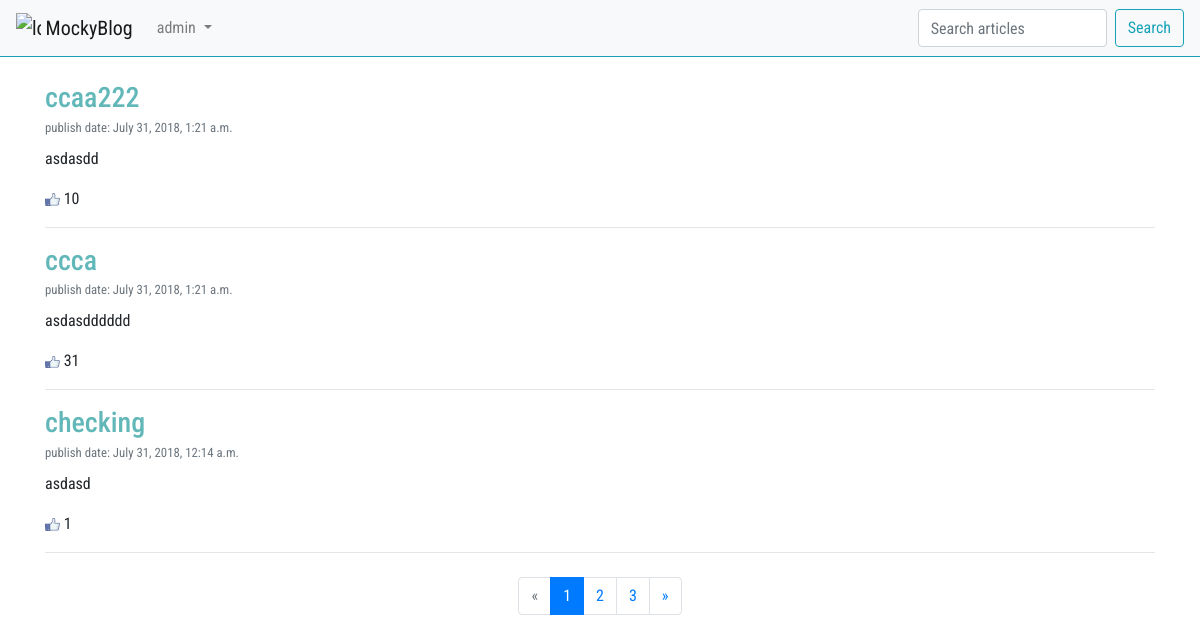
The app's page / (signed in) with its own data.
### article/models.py (models this page shows, shortened)
class Article(models.Model):
    class Meta:
        db_table = "Article"
    article_title = models.CharField(max_length=200)
    article_text = models.TextField()
    article_date = models.DateTimeField(null=True)
    article_likes = models.IntegerField(default=0)

### article/views.py (the view)
# urls.py: url(r'^page/(\d+)/$', views.articles, name="post_with_pages"),
def articles(request, page_number=1):
    all_articles = Article.objects.all()[::-1]
    current_page = Paginator(all_articles, 3)
    return render(request, template_name='article/articles.html',
                  context={
                      'articles': current_page.page(page_number),
                      'user': auth.get_user(request)
                  })

### article/templates/article/articles.html (shortened to what this page needs)
{% extends 'index.html' %}
{% load static %}
{% block article %}
    <main>
        {% if search_res %}
            <div class="container mt-4">
                {% for article in search_res %}
                    <h3 class="mb-0 pb-0">
                        <a style="color: #62B7B9" href="/article/{{ article.id }}/">{{ article.article_title }}</a>
                    </h3>
                    <small class="text-muted mt-0 pt-0">publish date: {{ article.article_date }}</small>
                    <div class="article_text mt-2 mb-0">
                        {% if article.article_text|length < 300 %}
                            <p> {{ article.article_text }}</p>
                        {% else %}
                            <p>
                                {{ article.article_text|slice:"0:300" }}
                                <a style="color: #62B7B9" href="/article/{{ article.id }}/">Read more...</a>
                            </p>
                        {% endif %}
                    </div>
                    <div class="mt-0">
                        <a href="/article/addlike/{{ article.id }}/">
                            <img src='{% static "likes.png" %}' width="15" alt="likes">
                        </a>
                        {{ article.article_likes }}
                    </div>
                    <hr>
                {% endfor %}
            </div>
            <div class="container mt-4">
                <nav aria-label="Page navigation">
                    <ul class="pagination justify-content-center">
                        {% if search_res.has_previous %}
                            <li class="page-item">
                                <a class="page-link" href="/find/{{ search_res.previous_page_number }}/?q={{ q }}"
                                   aria-label="Previous">
                                    <span aria-hidden="true">&laquo;</span>
                                    <span class="sr-only">Previous</span>
                                </a>
                            </li>
                        {% else %}
                            <li class="page-item disabled">
                                <a class="page-link" href="" aria-label="Previous">
                                    <span aria-hidden="true">&laquo;</span>
                                    <span class="sr-only">Previous</span>
                                </a>
                            </li>
                        {% endif %}
                        {% for page in search_res.paginator.page_range %}
                            {% if page == search_res.number %}
                                <li class="page-item active">
                                    <a class="page-link" href="/find/{{ page }}//?q={{ q }}">
                                        {{ page }}
                                        <span class="sr-only">(current)</span>
                                    </a>
                                </li>
                            {% else %}
                                <li class="page-item"><a href="/find/{{ page }}/?q={{ q }}"
                                                         class="page-link">{{ page }}</a></li>
                            {% endif %}
                        {% endfor %}
                        {% if search_res.has_next %}
                            <li class="page-item">
                                <a class="page-link" href="/find/{{ search_res.next_page_number }}/?q={{ q }}">&raquo;</a>
                            </li>
                        {% else %}
                            <li class="page-item disabled">
                                <a class="page-link" href="">&raquo;</a>
                            </li>
                        {% endif %}
                    </ul>
                </nav>
            </div>
        {% else %}
            <div class="container mt-4">
                {% for article in articles %}
                    <h3 class="mb-0 pb-0">
                        <a style="color: #62B7B9" href="/article/{{ article.id }}/">{{ article.article_title }}</a>
                    </h3>
                    <small class="text-muted mt-0 pt-0">publish date: {{ article.article_date }}</small>
                    <div class="article_text mt-2 mb-0">
                        {% if article.article_text|length < 300 %}
                            <p> {{ article.article_text }}</p>
                        {% else %}
                            <p>
                                {{ article.article_text|slice:"0:300" }}
                                <a style="color: #62B7B9" href="/article/{{ article.id }}">Read more...</a>
                            </p>
                        {% endif %}
                    </div>
                    <div class="mt-0">
                        <a href="/article/addlike/{{ article.id }}/">
                            <img src='{% static "likes.png" %}' width="15" alt="likes">
                        </a>
                        {{ article.article_likes }}
                    </div>
                    <hr>
                {% endfor %}
            </div>
            <div class="container mt-4">
                <nav aria-label="Page navigation">
                    <ul class="pagination justify-content-center">
                        {% if articles.has_previous %}
                            <li class="page-item">
                                <a class="page-link" href="/page/{{ articles.previous_page_number }}/"
                                   aria-label="Previous">
                                    <span aria-hidden="true">&laquo;</span>
                                    <span class="sr-only">Previous</span>
                                </a>
                            </li>
                        {% else %}
                            <li class="page-item disabled">
                                <a class="page-link" href="" aria-label="Previous">
                                    <span aria-hidden="true">&laquo;</span>
                                </a>
                            </li>
                        {% endif %}
                        {% for page in articles.paginator.page_range %}
                            {% if page == articles.number %}
                                <li class="page-item active">
                                    <a class="page-link" href="/page/{{ page }}/">{{ page }} <span class="sr-only">(current)</span></a>
                                </li>
                            {% else %}
                                <li class="page-item"><a href="/page/{{ page }}/" class="page-link">{{ page }}</a></li>
                            {% endif %}
                        {% endfor %}
                        {% if articles.has_next %}
                            <li class="page-item">
                                <a class="page-link" href="/page/{{ articles.next_page_number }}/">&raquo;</a>
                            </li>
                        {% else %}
                            <li class="page-item disabled">
                                <a class="page-link" href="">&raquo;</a>
                            </li>
                        {% endif %}
                    </ul>
                </nav>
            </div>
        {% endif %}
    </main>
{% endblock %}

### templates/index.html (shortened to what this page needs)
{% load static %}
<!DOCTYPE html>
<html lang="en">
<head>
    <link rel="stylesheet" href="https://stackpath.bootstrapcdn.com/bootstrap/4.1.3/css/bootstrap.min.css"
>
</head>
<body style="font-family: 'Roboto Condensed', sans-serif;">
<header>
    <nav class="navbar navbar-expand-lg navbar-light bg-light border-bottom border-info">
        <a class="navbar-brand" href="/">
            <img src="{% static 'img/contract.svg' %}" width="25" height="25" class="d-inline-block align-top"
                 alt="logo">
            MockyBlog
        </a>
        <div class="collapse navbar-collapse" id="navbarSupportedContent">
            <ul class="navbar-nav mr-auto">
                <li class="nav-item dropdown">
                    {% if user.username %}
                        <a class="nav-link dropdown-toggle" href="#" id="navbarDropdown" role="button"
                           data-toggle="dropdown" aria-haspopup="true" aria-expanded="false">
                            {{ user.username }}
                        </a>
                    {% endif %}
                </li>
            </ul>
            <form method="get" action="/find/1/" class="form-inline my-2 my-lg-0">
                <input name="q" class="form-control mr-sm-2" type="search" placeholder="Search articles"
                       aria-label="Search">
                <button class="btn btn-outline-info my-2 my-sm-0" type="submit">Search</button>
            </form>
        </div>
    </nav>
</header>
{% block article %} {% endblock %}
</body>
</html>

### records on screen
Article: article_title "ccaa222", article_date "July 31, 2018, 1:21 a.m.", article_text "asdasdd", article_likes "10"
Article: article_title "ccca", article_date "July 31, 2018, 1:21 a.m.", article_text "asdasdddddd", article_likes "31"
Article: article_title "checking", article_date "July 31, 2018, 12:14 a.m.", article_text "asdasd", article_likes "1"

### other values on screen
{{ user.username }} "admin"
{{ page }} "1"
{{ page }} "2" "3"
